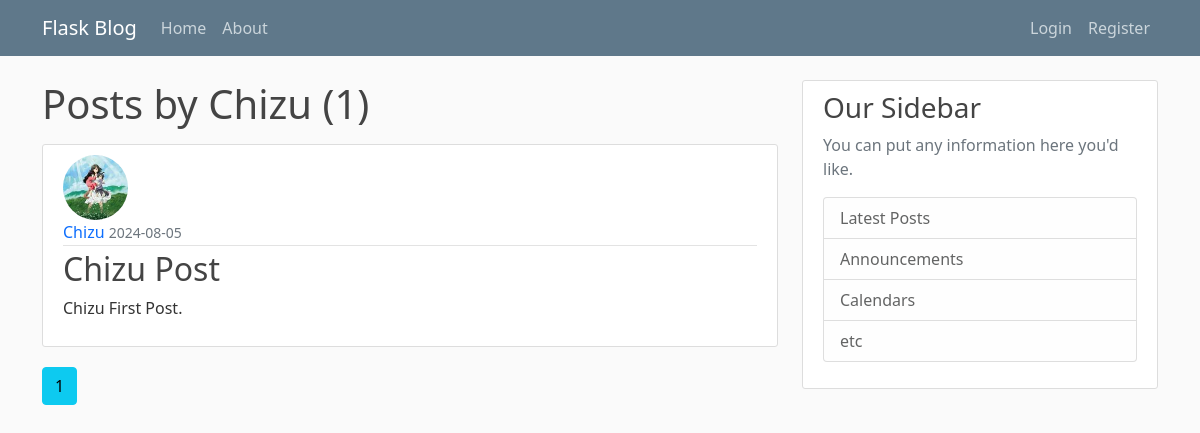
The app's page /user/Chizu, older data.
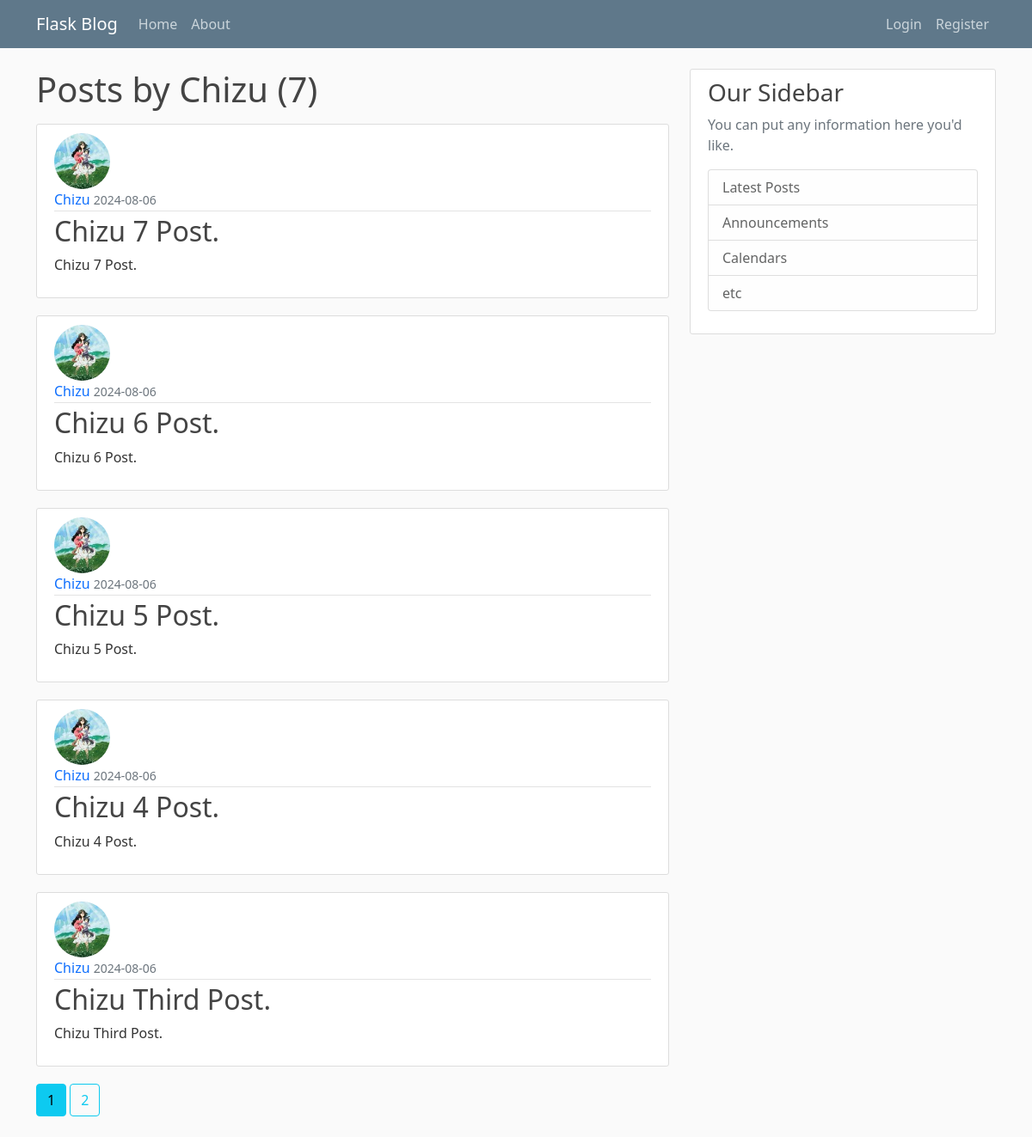
The same page, newer data.
### flaskBlog/models.py (models this page shows, shortened)
class User(db.Model, UserMixin):
    id = db.Column(db.Integer, primary_key=True)
    username = db.Column(db.String(20), unique=True, nullable=False)
    email = db.Column(db.String(120), unique=True, nullable=False)
    image_file = db.Column(db.String(20), nullable=False, default='default.jpg')
    password = db.Column(db.String(60), nullable=False)
    posts = db.relationship('Post', backref='author', lazy=True)

class Post(db.Model):
    id = db.Column(db.Integer, primary_key=True)
    title = db.Column(db.String(100), nullable=False)
    date_posted = db.Column(db.DateTime, nullable=False, default=datetime.utcnow)
    content = db.Column(db.Text, nullable=False)
    user_id = db.Column(db.Integer, db.ForeignKey('user.id'), nullable=False)

### flaskBlog/routes.py (the view)
@app.route("/user/<string:username>")
def user_posts(username):
    page = request.args.get('page', 1, type=int)
    user = User.query.filter_by(username=username).first_or_404()
    posts = Post.query.filter_by(author=user).order_by(Post.date_posted.desc()).paginate(page=page, per_page=5)   #-->paginate is for pagination
    return render_template("user_posts.html", posts=posts, user=user)

### flaskBlog/templates/user_posts.html
{% extends "layout.html" %}
{% block content %}
<h1 class="mb-3">Posts by {{ user.username}} ({{ posts.total }})</h1>
{% for post in posts.items %}
<article class="media content-section">
    <img class="rounded-circle article-img"
        src="{{ url_for('static', filename='profile_pics/' + post.author.image_file) }}">
    <div class="media-body">
        <div class="article-metadata">
            <a class="mr-2" href="{{ url_for('user_posts', username=post.author.username) }}"
                style="text-decoration: none;">{{
                post.author.username }}</a>
            <small class="text-muted">{{ post.date_posted.strftime('%Y-%m-%d') }}</small>
        </div>
        <h2><a class="article-title" href="{{ url_for('post', post_id=post.id) }}" style="text-decoration: none;">{{
                post.title }}</a></h2>
        <p class="article-content">{{ post.content }}</p>
    </div>
</article>
{% endfor %}
{% for page_num in posts.iter_pages(left_edge=1, right_edge=1, left_current=1, right_current=2) %}
{% if page_num %}
{% if posts.page == page_num %}
<a class="btn btn-info mb-4" href="{{ url_for('user_posts', username=user.username, page=page_num) }}">{{ page_num
    }}</a>
{% else %}
<a class="btn btn-outline-info mb-4" href="{{ url_for('user_posts', username=user.username, page=page_num) }}">{{
    page_num }}</a>
{% endif %}
{% else %}
...
{% endif %}
{% endfor %}
{% endblock content %}

### flaskBlog/templates/layout.html (shortened to what this page needs)
<!DOCTYPE html>
<html lang="en">
<head>
  <link href="https://cdn.jsdelivr.net/npm/bootstrap@5.0.2/dist/css/bootstrap.min.css" rel="stylesheet"
>
  <link rel="stylesheet" type="text/css" href="{{ url_for('static', filename='main.css') }}">
</head>
<body>
  <header class="site-header">
    <nav class="navbar navbar-expand-md navbar-dark bg-steel fixed-top">
      <div class="container">
        <a class="navbar-brand mr-4" href="/">Flask Blog</a>
        <div class="collapse navbar-collapse" id="navbarToggle">
          <div class="navbar-nav mr-auto">
            <a class="nav-item nav-link" href="{{ url_for('home') }}">Home</a>
            <a class="nav-item nav-link" href="{{ url_for('about') }}">About</a>
          </div>
          <div class="navbar-nav ms-auto">
            {% if current_user.is_authenticated %}
            <a class="nav-item nav-link" href="{{ url_for('new_post') }}">New Post</a>
            <a class="nav-item nav-link" href="{{ url_for('account') }}">Account</a>
            <a class="nav-item nav-link" href="{{ url_for('logout') }}">Logout</a>
            {% else %}
            <a class="nav-item nav-link" href="{{ url_for('login') }}">Login</a>
            <a class="nav-item nav-link" href="{{ url_for('register') }}">Register</a>
            {% endif %}
          </div>
        </div>
      </div>
    </nav>
  </header>
  <main role="main" class="container">
    <div class="row">
      <div class="col-md-8">
        {% block content %}{% endblock %}
      </div>
      <div class="col-md-4">
        <div class="content-section">
          <h3>Our Sidebar</h3>
          <p class='text-muted'>You can put any information here you'd like.
          <ul class="list-group">
            <li class="list-group-item list-group-item-light">Latest Posts</li>
            <li class="list-group-item list-group-item-light">Announcements</li>
            <li class="list-group-item list-group-item-light">Calendars</li>
            <li class="list-group-item list-group-item-light">etc</li>
          </ul>
          </p>
        </div>
      </div>
    </div>
  </main>
</body>
</html>

### flaskBlog/static/main.css (style rules this page uses)
body { background: #fafafa; color: #333333; margin-top: 5rem; }
h1, h2, h3, h4, h5, h6 { color: #444444; }
.bg-steel { background-color: #5f788a; }
.site-header .navbar-nav .nav-link { color: #cbd5db; }
.content-section { background: #ffffff; padding: 10px 20px; border: 1px solid #dddddd; border-radius: 3px; margin-bottom: 20px; }
.article-title { color: #444444; }
.article-content { white-space: pre-line; }
.article-img { height: 65px; width: 65px; margin-right: 16px; }
.article-metadata { padding-bottom: 1px; margin-bottom: 4px; border-bottom: 1px solid #e3e3e3; }

Row changes from the older to the newer data that the page shows:
no longer on this page (row unchanged): Post: image_file (picture), author.username "Chizu", date_posted "2024-08-05", title "Chizu Post", content "Chizu First Post."
added Post: image_file (picture), author.username "Chizu", date_posted "2024-08-06", title "Chizu 7 Post.", content "Chizu 7 Post."
added Post: image_file (picture), author.username "Chizu", date_posted "2024-08-06", title "Chizu 6 Post.", content "Chizu 6 Post."
added Post: image_file (picture), author.username "Chizu", date_posted "2024-08-06", title "Chizu 5 Post.", content "Chizu 5 Post."
added Post: image_file (picture), author.username "Chizu", date_posted "2024-08-06", title "Chizu 4 Post.", content "Chizu 4 Post."
added Post: image_file (picture), author.username "Chizu", date_posted "2024-08-06", title "Chizu Third Post.", content "Chizu Third Post."
Text that changed along with them:
{{ posts.total }}: "1" → "7"
new list line: "2"
